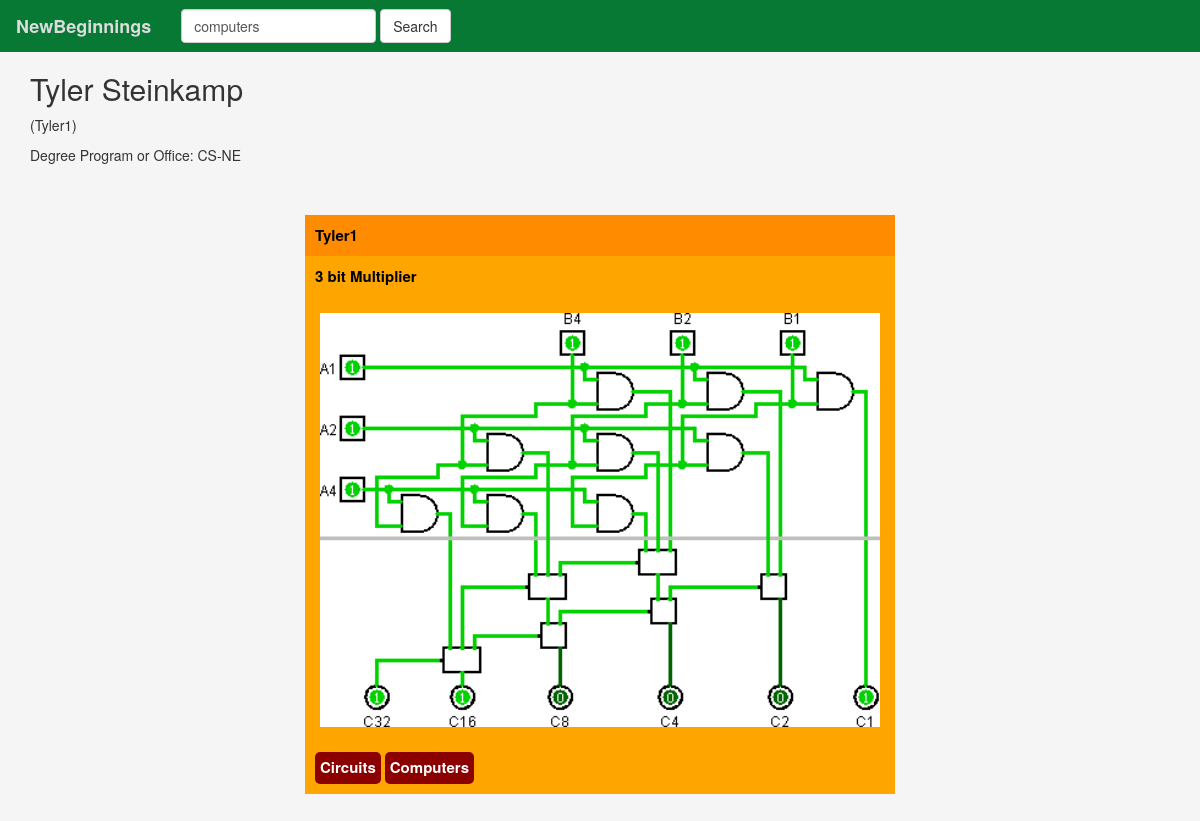
Before: /user/19/ with the older database file.
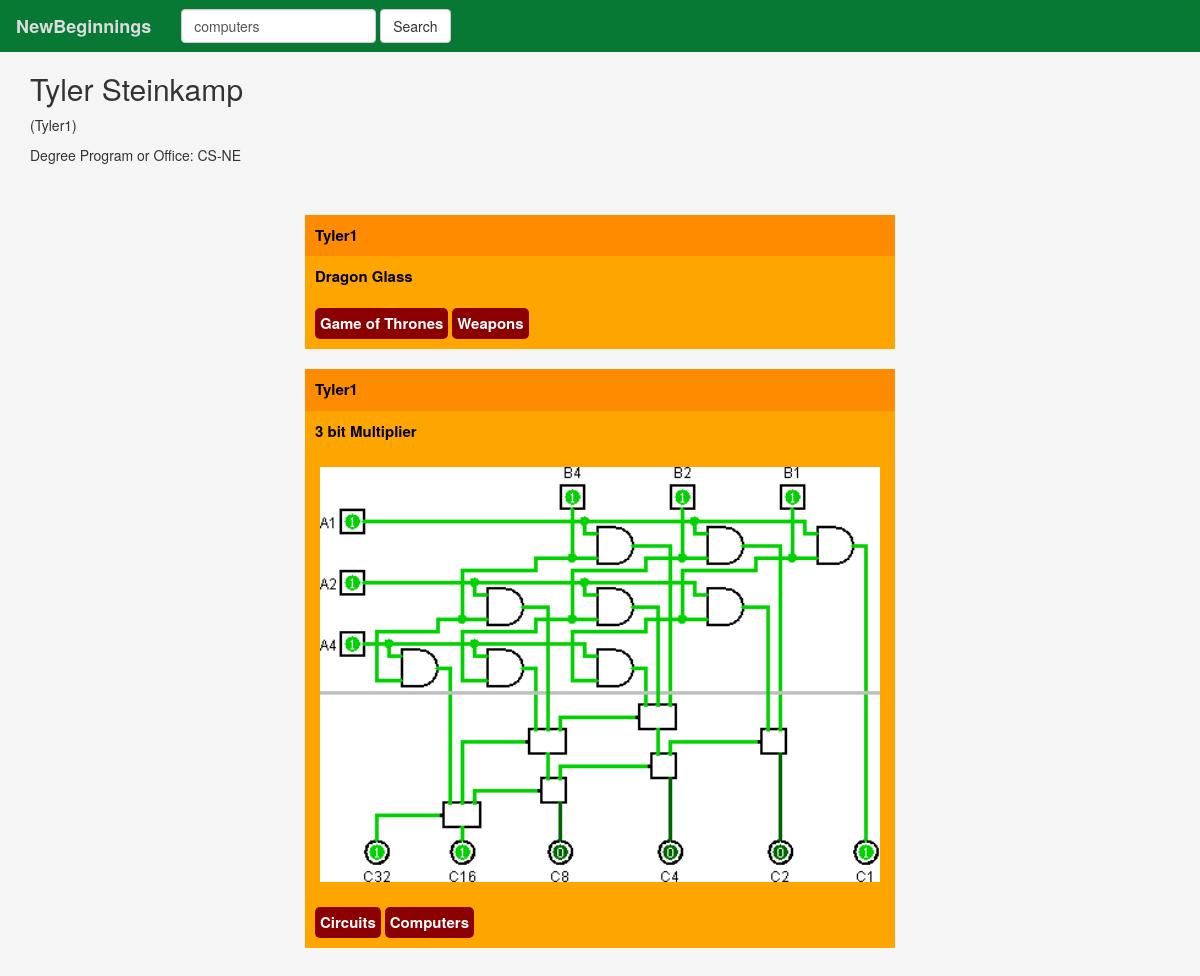
After: the same page with the newer database file.
### newbeginnings/models.py (models this page shows, shortened)
class Post(models.Model):
    user_id = models.ForeignKey(User,on_delete=models.CASCADE)
    item_photo = models.FileField(blank=True,null=True)
    item_name = models.CharField(max_length=200)
    item_quantity = models.IntegerField(default=0)
    item_condition = models.CharField(max_length=200)
    item_type = models.CharField(max_length=200)
    item_use = models.CharField(max_length=200)
    tags = TaggableManager()

### newbeginnings/views.py (the view)
# urls.py: url(r'^user/(?P<user_id>[0-9]+)/$', views.ProfileView.as_view(),name='profile'),
class ProfileView(generic.ListView):
    template_name = 'newbeginnings/profile.html'
    context_object_name = 'posts'
    paginate_by = 5
    def get_queryset(self, **kwargs):
        return Post.objects.filter(user_id=self.kwargs['user_id']).order_by('-id')
    def get_context_data(self, **kwargs):
        context = super(ProfileView, self).get_context_data(**kwargs)
        context["loggeduser"] = self.request.user.id
        context["user"] = get_object_or_404(User, pk=self.kwargs['user_id'])
        return context

### newbeginnings/templates/newbeginnings/profile.html (shortened to what this page needs)
{% extends 'newbeginnings/base.html' %}
{% block body%}
    {% if user %}
    <div class="profilediv">
        <div>
            <h2>{{user.first_name}}</h2><p>({{user.username}})</p>
        </div>
        <div>
            <p>Degree Program or Office: {{user.last_name}}</p>
        </div>
    </div>
    {% if posts %}
    <div class="centerdiv">
        {% include 'newbeginnings/post.html' %}
    {% endif %}
    {% else %}
        <p> user not available</p>
    {% endif %}
{% endblock %}

### newbeginnings/templates/newbeginnings/base.html (shortened to what this page needs)
<html>
<head>
    {% load staticfiles %}
    <link rel="stylesheet" href="https://maxcdn.bootstrapcdn.com/bootstrap/3.3.6/css/bootstrap.min.css">
    <link rel="stylesheet" type="text/css" href="{% static 'newbeginnings/index.css' %}"/>
</head>
<body>
    <nav class="navbar navbar-inverse">
        <div class="container-fluid">
            <div class="navbar-header">
                <a class="navbar-brand" href="{% url 'index' %}">NewBeginnings</a>
            </div>
            <div class="collapse navbar-collapse" id="topNavBar">
                <form class="navbar-form navbar-left" role="search" method="get" action="{% url 'searchTag' %}">
                    <div class="form-group">
                        <input type="text" class="form-control" name="q" value="computers" id="searchtag">
                    </div>
                    <button type="submit" class="btn btn-default">Search</button>
                </form>
            </div>
        </div>
    </nav>
    {% block body%}
    {% endblock %}

### newbeginnings/templates/newbeginnings/post.html (shortened to what this page needs)
   {% for post in posts %}
            <div class="post">
                <div class="post_author">
                    <a href="{% url 'profile' post.user_id.id %}">{{post.user_id.username}}</a>
                </div>
                <div class="post_item">
                     <a href="{% url 'post' post.id %}">{{post.item_name}}</a>
                </div>
                {% if post.item_photo %}
                <div class="post_img">
                    <center><img class="item_photo "src="{{post.item_photo.url}}"></center>
                </div>
                {% endif %}
                <div class="tag_wrap">
                    {% for tag in post.tags.all %}
                        <a href="{% url 'post-tag' tag.slug %}"><div class="tag">{{ tag.name }}</div></a>
                    {% endfor %}
                </div>
            </div> <br>
    {% endfor %}

### newbeginnings/static/newbeginnings/index.css (style rules this page uses)
a { text-decoration: none; font-size:15px; font-weight: bold; color: White; cursor: pointer; }
body { background: whitesmoke; }
.navbar-inverse { background-color: #087835; border-color: #087830; }
.navbar-inverse .navbar-brand, .navbar-inverse .navbar-nav>li>a { color: gainsboro; }
.navbar { border-radius: 0; }
.centerdiv { margin: 0%; width: 100%; padding: 10px; }
.profilediv { padding: 30px; padding-top: 0; }
.post { width: 50%; background-color: orange; margin:0 auto; }
.post_author { font-weight: bold; background-color: darkorange; padding: 10px; }
.post_author a { color:black; }
.post_item { font-weight: bold; color: black; padding: 10px; }
img.item_photo { width: 100%; object-fit: contain; padding: 15px; }
.tag_wrap { padding: 10px; }
.tag { border-radius: 5px; padding: 5px; background-color: darkred; display: inline-block; }
.post_item a { color:black; }

Changed rows visible on the page:
added Post: user_id.username "Tyler1", item_name "Dragon Glass"
added Tag: name "Game of Thrones", shown under "Tyler1"
added Tag: name "Weapons", shown under "Tyler1"
